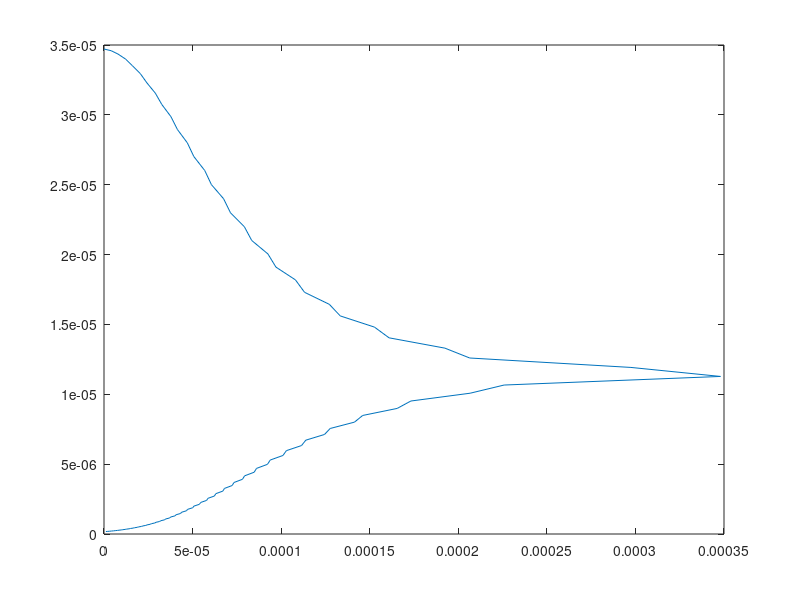

MATLAB code for this plot:
function main
output=modesummation(4*10^-4,75/pi,1,2,0.3,0,0.7,100,100,100,0)

function output=modesummation(E0,fr,a,zmax,xs,zo,xo,NX,NZ,mm,pol)
%% Mode Summation inside a 2D-PEC parallel plate waveguide
% for the calculation of
% Field vs Range at a given height (xo)
% Field vs Height at a given range (zo)
%
% E0: Field amplitude
% fr: frequency [MHz], a: plate height [m], zmax: maximum range [m]
% xs: source height [m], zo: observer range [m], xo: observer height [m]
% NX: number of height points, NZ: number of range points, mm: mode number
% pol: polarization type, 0 for TEz case, 1 for TMz case
%
% output.zz: range points
% output.xx: height points
% output.fx0: vertical ?eld at z=0
% output.fx: vertical ?eld at z=zo
% output.fz: horizontal ?eld at x=xo
%--------------------------------------------------------------------------
k0=2*pi*fr/300; % wavenumber in free space
kz=conj(sqrt(k0^2-((1 :mm)*pi/a).^2));
xx=(0:a/(NX-1):a).';
zz=(0:zmax/(NZ-1):zmax).'; zz=0.5 *(zz(1 :end- 1 )+zz(2 :end));
if pol==0 % TEz case
    funTE=@(MM,XX,KZ,ZZ) 2/a*sum(sind(180*MM*xs/a).*sind(180*MM.*XX/a)...
        .*exp(-1i*KZ.*ZZ)./(2*1i*KZ));
    % Field vs Height
    [~,MM]=meshgrid(xx,1 :mm); [XX,KZ]=meshgrid(xx,kz);
    Fv0=funTE(MM,XX,KZ,0); % at z=0
    Fvl=funTE(MM,XX,KZ,zo); % at z=zo
    % Field vs Range
    [~,MM]=meshgrid(zz,1 :mm); [ZZ,KZ]=meshgrid(zz,kz);
    Fhl=funTE(MM,xo,KZ,ZZ).'; % at x=xo
    Fv0=E0*Fv0; Fv1=E0*Fvl; Fhl=E0*Fhl;
elseif pol==l % TMz case
    funTM=@(MM,XX,KZ,ZZ) 2/a*sum(cosd(l80*MM*xs/a).*cosd(180*MM.*XX/a)...
        .*exp(-1i*KZ.*ZZ)./(2* 1i*KZ));
    % Field vs Height
    [~,MM]=meshgrid(xx,l :mm); [XX,KZ]=meshgrid(xx,kz);
    Fv0=funTM(MM,XX,KZ,0)+l/a*exp(-1i*k0*0)/(2* li*k0); % at z=0
    Fv1=funTM(MM,XX,KZ,zo)+l/a*exp(-li*k0*zo)/(2*li*k0); % at z=zo
    % Field vs Range
    [~,MM]=meshgrid(zz, l :mm); [ZZ,KZ]=meshgrid(zz,kz);
    Fh1 =funTM(MM,xo,KZ,ZZ).'+1/a*exp(-1i*k0*zz)/(2*1i*k0); % at x=x0
    Fv0=E0/(l20*pi)*Fv0; Fv1=E0/(l20*pi)*Fvl; Fh1=E0/(120*pi)*Fhl ;
end
% Results
output.xx=xx; output.zz=zz;
output.Fv0=Fv0.'; output.Fv1=Fvl.'; output.Fh1 =Fhl .';

plot(output.Fv0(1:99),output.Fh1(1:99))
